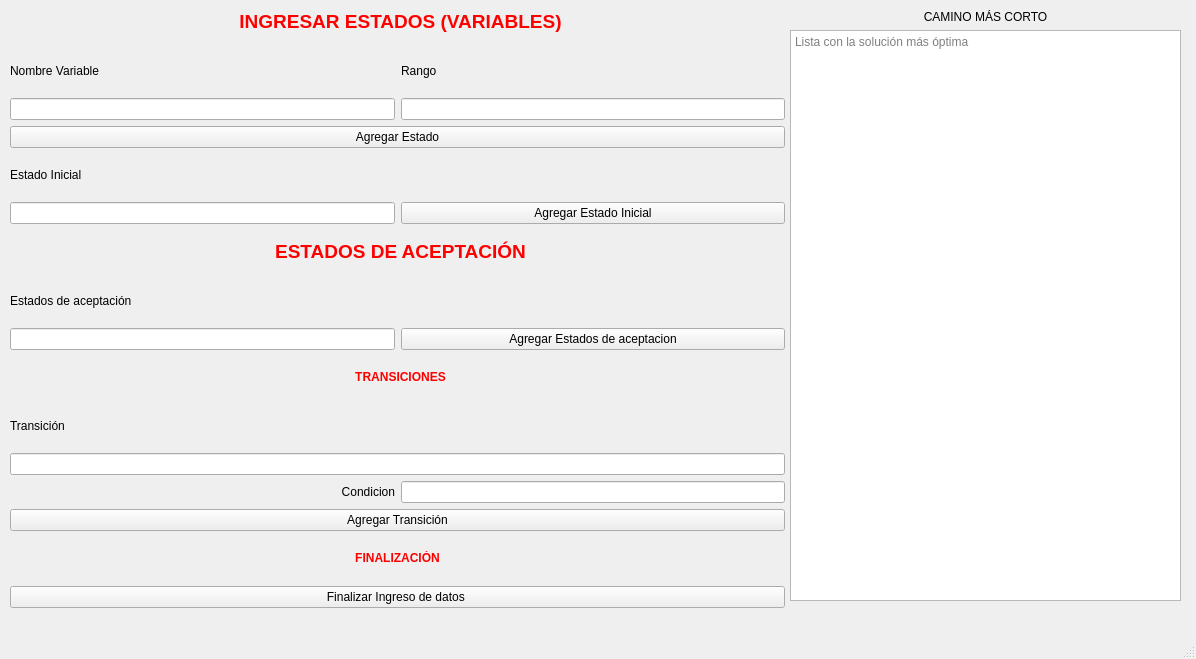
<?xml version="1.0" encoding="UTF-8"?>
<ui version="4.0">
 <class>MainWindow</class>
 <widget class="QMainWindow" name="MainWindow">
  <property name="geometry">
   <rect>
    <x>0</x>
    <y>0</y>
    <width>1196</width>
    <height>659</height>
   </rect>
  </property>
  <property name="windowTitle">
   <string>Datos Autómata</string>
  </property>
  <widget class="QWidget" name="centralwidget">
   <widget class="QWidget" name="gridLayoutWidget">
    <property name="geometry">
     <rect>
      <x>10</x>
      <y>0</y>
      <width>781</width>
      <height>608</height>
     </rect>
    </property>
    <layout class="QGridLayout" name="gridLayout">
     <item row="7" column="1" colspan="3">
      <widget class="QLabel" name="lbEAceptacion">
       <property name="text">
        <string>&lt;html&gt;&lt;head/&gt;&lt;body&gt;&lt;p&gt;&lt;span style=&quot; font-size:14pt; font-weight:600; color:#ff0000;&quot;&gt;ESTADOS DE ACEPTACIÓN&lt;/span&gt;&lt;/p&gt;&lt;/body&gt;&lt;/html&gt;</string>
       </property>
       <property name="alignment">
        <set>Qt::AlignCenter</set>
       </property>
      </widget>
     </item>
     <item row="2" column="1">
      <widget class="QLineEdit" name="nombreVariable"/>
     </item>
     <item row="4" column="1">
      <widget class="QLabel" name="lbEInicial">
       <property name="text">
        <string>Estado Inicial</string>
       </property>
      </widget>
     </item>
     <item row="11" column="1" colspan="3">
      <widget class="QLabel" name="lbTransicion">
       <property name="text">
        <string>&lt;html&gt;&lt;head/&gt;&lt;body&gt;&lt;p align=&quot;center&quot;&gt;&lt;span style=&quot; font-weight:600; color:#ff0000;&quot;&gt;TRANSICIONES&lt;/span&gt;&lt;/p&gt;&lt;/body&gt;&lt;/html&gt;</string>
       </property>
      </widget>
     </item>
     <item row="5" column="1">
      <widget class="QLineEdit" name="txtInicial"/>
     </item>
     <item row="0" column="1" colspan="3">
      <widget class="QLabel" name="lbEstados">
       <property name="text">
        <string>&lt;html&gt;&lt;head/&gt;&lt;body&gt;&lt;p align=&quot;center&quot;&gt;&lt;span style=&quot; font-size:14pt; font-weight:600; color:#ff0000;&quot;&gt;INGRESAR ESTADOS (VARIABLES)&lt;/span&gt;&lt;/p&gt;&lt;/body&gt;&lt;/html&gt;</string>
       </property>
      </widget>
     </item>
     <item row="1" column="1">
      <widget class="QLabel" name="label">
       <property name="text">
        <string>Nombre Variable</string>
       </property>
      </widget>
     </item>
     <item row="3" column="1" colspan="2">
      <widget class="QPushButton" name="btAgregEstados">
       <property name="text">
        <string>Agregar Estado</string>
       </property>
      </widget>
     </item>
     <item row="16" column="1" colspan="2">
      <widget class="QPushButton" name="btAgregarTransicion">
       <property name="text">
        <string>Agregar Transición</string>
       </property>
      </widget>
     </item>
     <item row="5" column="2">
      <widget class="QPushButton" name="btEstadoInicial">
       <property name="text">
        <string>Agregar Estado Inicial</string>
       </property>
      </widget>
     </item>
     <item row="2" column="2">
      <widget class="QLineEdit" name="rango"/>
     </item>
     <item row="18" column="1" colspan="2">
      <widget class="QLabel" name="label_6">
       <property name="text">
        <string>&lt;html&gt;&lt;head/&gt;&lt;body&gt;&lt;p align=&quot;center&quot;&gt;&lt;span style=&quot; font-weight:600; color:#ff0000;&quot;&gt;FINALIZACIÓN&lt;/span&gt;&lt;/p&gt;&lt;/body&gt;&lt;/html&gt;</string>
       </property>
      </widget>
     </item>
     <item row="15" column="2">
      <widget class="QLineEdit" name="txtCondicion"/>
     </item>
     <item row="13" column="1" colspan="2">
      <widget class="QLineEdit" name="txtNombreT"/>
     </item>
     <item row="15" column="1">
      <widget class="QLabel" name="lbCondicion">
       <property name="text">
        <string>Condicion</string>
       </property>
       <property name="alignment">
        <set>Qt::AlignRight|Qt::AlignTrailing|Qt::AlignVCenter</set>
       </property>
      </widget>
     </item>
     <item row="9" column="1">
      <widget class="QLineEdit" name="txtAceptacion"/>
     </item>
     <item row="9" column="2">
      <widget class="QPushButton" name="btEstadoAceptacion">
       <property name="text">
        <string>Agregar Estados de aceptacion</string>
       </property>
      </widget>
     </item>
     <item row="1" column="2">
      <widget class="QLabel" name="label_2">
       <property name="text">
        <string>Rango</string>
       </property>
      </widget>
     </item>
     <item row="20" column="1" colspan="2">
      <widget class="QPushButton" name="btFin">
       <property name="text">
        <string>Finalizar Ingreso de datos </string>
       </property>
      </widget>
     </item>
     <item row="4" column="2">
      <widget class="QLabel" name="estadoInicial">
       <property name="text">
        <string/>
       </property>
      </widget>
     </item>
     <item row="8" column="1">
      <widget class="QLabel" name="label_3">
       <property name="text">
        <string>Estados de aceptación</string>
       </property>
      </widget>
     </item>
     <item row="8" column="2">
      <widget class="QLabel" name="eAceptacion">
       <property name="text">
        <string/>
       </property>
      </widget>
     </item>
     <item row="12" column="1">
      <widget class="QLabel" name="lbOrigen">
       <property name="text">
        <string>Transición</string>
       </property>
      </widget>
     </item>
     <item row="12" column="2">
      <widget class="QLabel" name="transicion">
       <property name="text">
        <string/>
       </property>
      </widget>
     </item>
    </layout>
   </widget>
   <widget class="QWidget" name="verticalLayoutWidget">
    <property name="geometry">
     <rect>
      <x>790</x>
      <y>10</y>
      <width>391</width>
      <height>591</height>
     </rect>
    </property>
    <layout class="QVBoxLayout" name="verticalLayout">
     <item>
      <widget class="QLabel" name="label_7">
       <property name="text">
        <string>CAMINO MÁS CORTO</string>
       </property>
       <property name="alignment">
        <set>Qt::AlignCenter</set>
       </property>
      </widget>
     </item>
     <item>
      <widget class="QTextBrowser" name="caminoSolucion">
       <property name="placeholderText">
        <string>Lista con la solución más óptima</string>
       </property>
      </widget>
     </item>
    </layout>
   </widget>
  </widget>
  <widget class="QMenuBar" name="menubar">
   <property name="geometry">
    <rect>
     <x>0</x>
     <y>0</y>
     <width>1196</width>
     <height>22</height>
    </rect>
   </property>
  </widget>
  <widget class="QStatusBar" name="statusbar"/>
 </widget>
 <resources/>
 <connections/>
</ui>
